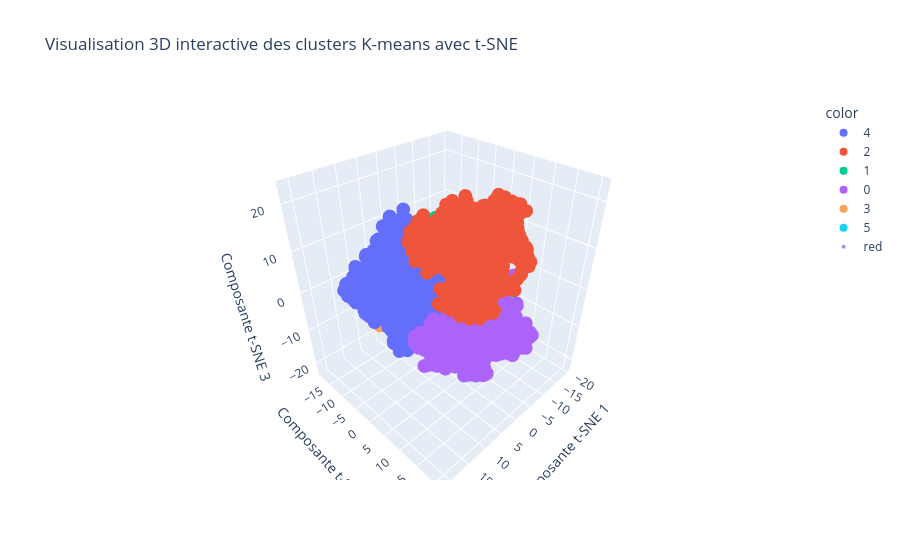

The cell this chart's notebook holds for it:
### Code cell
import plotly.express as px
fig = px.scatter_3d(
    x=dataset3_tsne[:, 0],
    y=dataset3_tsne[:, 1],
    z=dataset3_tsne[:, 2],
    color=choosed_result.labels_.astype(str),
    title='Visualisation 3D interactive des clusters K-means avec t-SNE',
    labels={'x': 'Composante t-SNE 1', 'y': 'Composante t-SNE 2', 'z': 'Composante t-SNE 3'},
)

# Ajouter les centroïdes
fig.add_trace(px.scatter_3d(
    x=centers[:, 0],
    y=centers[:, 1],
    z=centers[:, 2],
    color=['red']*len(centers),
    size=[5]*len(centers),
).data[0])

### Figure 1 — Plotly figure (JSON) as saved in the notebook; plotly's stock layout.template omitted (floating-point values rounded to 4 significant figures; data arrays with more than 128 entries replaced by an {"elided": "..."} marker saying what was removed)
{"data": [{"hovertemplate": "color=4<br>Composante t-SNE 1=%{x}<br>Composante t-SNE 2=%{y}<br>Composante t-SNE 3=%{z}<extra></extra>", "legendgroup": "4", "marker": {"color": "#636efa", "symbol": "circle"}, "mode": "markers", "name": "4", "scene": "scene", "showlegend": true, "type": "scatter3d", "x": {"elided": "1126 float values"}, "y": {"elided": "1126 float values"}, "z": {"elided": "1126 float values"}}, {"hovertemplate": "color=2<br>Composante t-SNE 1=%{x}<br>Composante t-SNE 2=%{y}<br>Composante t-SNE 3=%{z}<extra></extra>", "legendgroup": "2", "marker": {"color": "#EF553B", "symbol": "circle"}, "mode": "markers", "name": "2", "scene": "scene", "showlegend": true, "type": "scatter3d", "x": {"elided": "929 float values"}, "y": {"elided": "929 float values"}, "z": {"elided": "929 float values"}}, {"hovertemplate": "color=1<br>Composante t-SNE 1=%{x}<br>Composante t-SNE 2=%{y}<br>Composante t-SNE 3=%{z}<extra></extra>", "legendgroup": "1", "marker": {"color": "#00cc96", "symbol": "circle"}, "mode": "markers", "name": "1", "scene": "scene", "showlegend": true, "type": "scatter3d", "x": {"elided": "727 float values"}, "y": {"elided": "727 float values"}, "z": {"elided": "727 float values"}}, {"hovertemplate": "color=0<br>Composante t-SNE 1=%{x}<br>Composante t-SNE 2=%{y}<br>Composante t-SNE 3=%{z}<extra></extra>", "legendgroup": "0", "marker": {"color": "#ab63fa", "symbol": "circle"}, "mode": "markers", "name": "0", "scene": "scene", "showlegend": true, "type": "scatter3d", "x": {"elided": "1160 float values"}, "y": {"elided": "1160 float values"}, "z": {"elided": "1160 float values"}}, {"hovertemplate": "color=3<br>Composante t-SNE 1=%{x}<br>Composante t-SNE 2=%{y}<br>Composante t-SNE 3=%{z}<extra></extra>", "legendgroup": "3", "marker": {"color": "#FFA15A", "symbol": "circle"}, "mode": "markers", "name": "3", "scene": "scene", "showlegend": true, "type": "scatter3d", "x": {"elided": "533 float values"}, "y": {"elided": "533 float values"}, "z": {"elided": "533 float values"}}, {"hovertemplate": "color=5<br>Composante t-SNE 1=%{x}<br>Composante t-SNE 2=%{y}<br>Composante t-SNE 3=%{z}<extra></extra>", "legendgroup": "5", "marker": {"color": "#19d3f3", "symbol": "circle"}, "mode": "markers", "name": "5", "scene": "scene", "showlegend": true, "type": "scatter3d", "x": {"elided": "1106 float values"}, "y": {"elided": "1106 float values"}, "z": {"elided": "1106 float values"}}, {"hovertemplate": "color=red<br>x=%{x}<br>y=%{y}<br>z=%{z}<br>size=%{marker.size}<extra></extra>", "legendgroup": "red", "marker": {"color": "#636efa", "size": [5, 5, 5, 5, 5, 5], "sizemode": "area", "sizeref": 0.0125, "symbol": "circle"}, "mode": "markers", "name": "red", "scene": "scene", "showlegend": true, "type": "scatter3d", "x": [10.21, -10.42, 1.613, 1.578, 2.668, -8.516], "y": [-3.512, -2.196, 8.951, -10.82, 10.46, -4.982], "z": [4.469, -10.05, 14.45, -4.792, -4.047, 4.682]}], "layout": {"legend": {"title": {"text": "color"}, "tracegroupgap": 0}, "scene": {"domain": {"x": [0, 1], "y": [0, 1]}, "xaxis": {"title": {"text": "Composante t-SNE 1"}}, "yaxis": {"title": {"text": "Composante t-SNE 2"}}, "zaxis": {"title": {"text": "Composante t-SNE 3"}}}, "title": {"text": "Visualisation 3D interactive des clusters K-means avec t-SNE"}}}
